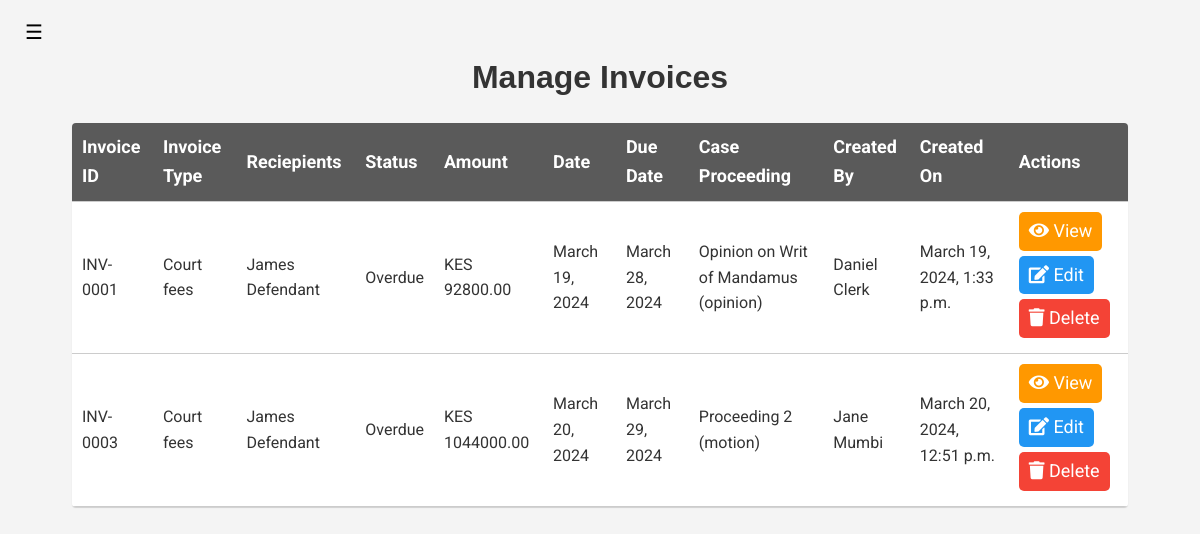
/manage-invoice (signed in), run on an earlier commit of the app's database.
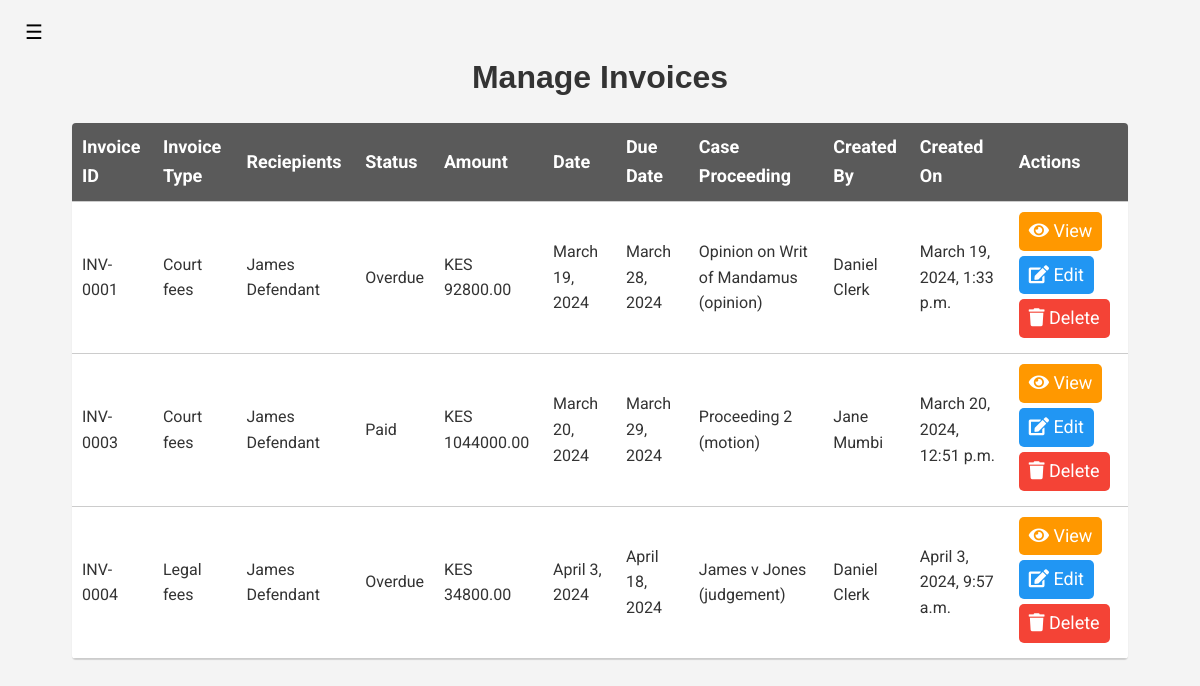
And on a later commit of the database.
### court_proceedings_management_application/models.py (models this page shows, shortened)
class Invoice(models.Model):
    INVOICE_TYPES = (
        ('court fees', 'Court Fees'),
        ('legal fees', 'Legal Fees'),
        ('filing fees', 'Filing Fees'),
        ('service fees', 'Service Fees'),
        ('miscellaneous', 'Miscellaneous'),
    )
    INVOICE_STATUS = (
        ('pending', 'Pending'),
        ('paid', 'Paid'),
        ('overdue', 'Overdue'),
        ('cancelled', 'Cancelled'),
    )
    invoice_id = models.CharField(max_length=30, unique=True)
    invoice_type = models.CharField(max_length=30, choices=INVOICE_TYPES, default='miscellaneous')
    invoice_status = models.CharField(max_length=30, choices=INVOICE_STATUS, default='pending')
    invoice_amount = models.IntegerField()
    participant = models.ForeignKey(User, on_delete=models.CASCADE, related_name='participant', default='')
    invoice_date = models.DateField(auto_now_add=True)
    invoice_due_date = models.DateField()
    case_proceeding = models.ForeignKey(CaseProceeding, on_delete=models.CASCADE)
    created_by = models.ForeignKey(User, on_delete=models.CASCADE)
    created_on = models.DateTimeField(auto_now_add=True, null=True)
    transaction = models.ForeignKey('Transaction', on_delete=models.CASCADE, related_name='invoice_payment', blank=True, null=True, default='')
    relieved_by = models.ForeignKey(Relief, on_delete=models.CASCADE, null=True, blank=True)
    def save(self, *args, **kwargs):
        if not self.invoice_id:
            last_invoice = Invoice.objects.all().order_by('invoice_id').last()
            if not last_invoice:
                self.invoice_id = 'INV-0001'
            else:
                self.invoice_id = 'INV-%04d' % (last_invoice.id + 1)
        return super().save(*args, **kwargs)

class User(AbstractUser, PermissionsMixin):
    ROLES = (
        ('admin', 'Admin'),
        ('clerk', 'Clerk'),
        ('judge', 'Judge'),
        ('participant', 'Participant'),
        ('lawyer', 'Lawyer'),
    )
    COUNTY_CHOICES = (
        ('Baringo', 'Baringo'),
        ('Bomet', 'Bomet'),
        ('Bungoma', 'Bungoma'),
        ('Busia', 'Busia'),
        ('Elgeyo Marakwet', 'Elgeyo Marakwet'),
        ('Embu', 'Embu'),
        ('Garissa', 'Garissa'),
        ('Homa Bay', 'Homa Bay'),
        ('Isiolo', 'Isiolo'),
        ('Kajiado', 'Kajiado'),
        ('Kakamega', 'Kakamega'),
        ('Kericho', 'Kericho'),
        ('Kiambu', 'Kiambu'),
        ('Kilifi', 'Kilifi'),
        ('Kirinyaga', 'Kirinyaga'),
        ('Kisii', 'Kisii'),
        ('Kisumu', 'Kisumu'),
        ('Kitui', 'Kitui'),
        ('Kwale', 'Kwale'),
        ('Laikipia', 'Laikipia'),
        ('Lamu', 'Lamu'),
        ('Machakos', 'Machakos'),
        ('Makueni', 'Makueni'),
        ('Mandera', 'Mandera'),
        ('Marsabit', 'Marsabit'),
        ('Meru', 'Meru'),
        ('Migori', 'Migori'),
        ('Mombasa', 'Mombasa'),
        ('Murang\'a', 'Murang\'a'),
        ('Nairobi', 'Nairobi'),
        ('Nakuru', 'Nakuru'),
        ('Nandi', 'Nandi'),
        ('Narok', 'Narok'),
        ('Nyamira', 'Nyamira'),
        ('Nyandarua', 'Nyandarua'),
        ('Nyeri', 'Nyeri'),
        ('Samburu', 'Samburu'),
        ('Siaya', 'Siaya'),
        ('Taita Taveta', 'Taita Taveta'),
        ('Tana River', 'Tana River'),
        ('Tharaka Nithi', 'Tharaka Nithi'),
    )
    TRIBE_CHOICES = (
        ('Kikuyu', 'Kikuyu'),
        ('Luhya', 'Luhya'),
        ('Luo', 'Luo'),
        ('Kalenjin', 'Kalenjin'),
        ('Kamba', 'Kamba'),
        ('Kisii', 'Kisii'),
        ('Mijikenda', 'Mijikenda'),
        ('Meru', 'Meru'),
        ('Turkana', 'Turkana'),
        ('Maasai', 'Maasai'),
        ('Embu', 'Embu'),
        ('Taita', 'Taita'),
        ('Giriama', 'Giriama'),
        ('Rendille', 'Rendille'),
        ('Borana', 'Borana'),
        ('Samburu', 'Samburu'),
        ('Pokomo', 'Pokomo'),
        ('Orma', 'Orma'),
        ('Elmolo', 'Elmolo'),
        ('Digo', 'Digo'),
        ('Swahili', 'Swahili'),
        ('Taveta', 'Taveta'),
        ('Kuria', 'Kuria'),
        ('Mbeere', 'Mbeere'),
        ('Tharaka', 'Tharaka'),
        ('Gusii', 'Gusii'),
        ('Ilchamus', 'Ilchamus'),
        ('Kalenjin', 'Kalenjin'),
        ('Kamba', 'Kamba'),
        ('Kikuyu', 'Kikuyu'),
        ('Kisii', 'Kisii'),
        ('Kuria', 'Kuria'),
        ('Luhya', 'Luhya'),
        ('Luo', 'Luo'),
        ('Maasai', 'Maasai'),
        ('Meru', 'Meru'),
        ('Mijikenda', 'Mijikenda'),
        ('Pokomo', 'Pokomo'),
        ('Rendille', 'Rendille'),
        ('Samburu', 'Samburu'),
        ('Somali', 'Somali'),
        ('Swahili', 'Swahili'),
        ('Taita', 'Taita'),
        ('Taveta', 'Taveta'),
        ('Tharaka', 'Tharaka'),
        ('Turkana', 'Turkana'),
        ('Gabra', 'Gabra'),
        ('Giriama', 'Giriama'),
    )
    GENDER_CHOICES = (
        ('male', 'Male'),
        ('female', 'Female'),
        ('prefer not to say', 'Prefer not to say'),
    )
    profile_image = models.ImageField(upload_to='profile_images/', null=True, blank=True, default='profile_images'
                                                                                                  '/default.png')
    user_id = models.CharField(max_length=30, unique=True)
    first_name = models.CharField(max_length=30)
    last_name = models.CharField(max_length=30, null=True, blank=True)
    username = models.CharField(max_length=30, unique=True)
    email = models.EmailField(unique=True)
    role = models.CharField(max_length=30, choices=ROLES, default='observer')
    national_id = models.IntegerField(unique=True)
    county_of_residence = models.CharField(max_length=30, choices=COUNTY_CHOICES, default='Nairobi')
    phone_number = models.CharField(max_length=15, blank=True)
    gender = models.CharField(max_length=30, choices=GENDER_CHOICES, default='prefer not to say')
    tribe = models.CharField(max_length=30, choices=TRIBE_CHOICES, default='Kikuyu')
    date_of_birth = models.DateField()
    address = models.CharField(max_length=255)
    password = models.CharField(max_length=30)
    is_active = models.BooleanField(default=True)
    is_staff = models.BooleanField(default=False)
    is_superuser = models.BooleanField(default=False)
    date_joined = models.DateTimeField(auto_now_add=True)
    created_by = models.ForeignKey('self', on_delete=models.SET_NULL, null=True, blank=True)
    is_approved = models.BooleanField(default=False)
    courts = models.ManyToManyField('Court', related_name='users', blank=True)
    @property
    def is_authenticated(self):
        return bool(self.username and self.password)
    def __str__(self):
        return f'{self.first_name} {self.last_name}'

class CaseProceeding(models.Model):
    DOCUMENT_TYPES = (
        ('application', 'Application'),
        ('evidence', 'Evidence'),
        ('order', 'Order'),
        ('report', 'Report'),
        ('motion', 'Motion'),
        ('judgement', 'Judgement'),
        ('opinion', 'Opinion'),
        ('agreement', 'Agreement'),
        ('statement', 'Statement'),
        ('notice', 'Notice'),
        ('affidavit', 'Affidavit'),
        ('brief', 'Brief'),
        ('complaint', 'Complaint'),
        ('memorandum', 'Memorandum'),
        ('declaration', 'Declaration'),
        ('deposition', 'Deposition'),
        ('pleading', 'Pleading'),
        ('petition', 'Petition'),
        ('reply', 'Reply'),
        ('warrant', 'Warrant'),
        ('will', 'Will'),
        ('subpoena', 'Subpoena'),
        ('transcript', 'Transcript'),
        ('verdict', 'Verdict'),
        ('appeal', 'Appeal'),
        ('sentence', 'Sentence'),
        ('ruling', 'Ruling'),
        ('decree', 'Decree'),
        ('directive', 'Directive'),
        ('mandate', 'Mandate'),
        ('injunction', 'Injunction'),
        ('citation', 'Citation'),
        ('summons', 'Summons'),
        ('writ', 'Writ')
    )
    CONFIDENTIALITY_LEVELS = (
        ('low', 'Low'),
        ('medium', 'Medium'),
        ('high', 'High'),
        ('critical', 'Critical'),
    )
    document_id = models.CharField(max_length=30, unique=True)
    document_name = models.CharField(max_length=255)
    document_type = models.CharField(max_length=30, choices=DOCUMENT_TYPES)
    filed_by = models.ForeignKey(User, on_delete=models.CASCADE)
    filed_as = models.CharField(max_length=255, choices=User.ROLES)
    filed_on = models.DateTimeField(auto_now_add=True)
    confidentiality = models.CharField(max_length=30, choices=CONFIDENTIALITY_LEVELS)
    case = models.ForeignKey(Case, on_delete=models.CASCADE)
    editors = models.ManyToManyField(User, related_name='editors', blank=True)
    content = RichTextUploadingField(null=True, blank=True, default='')
    reliefs = models.ManyToManyField(Relief, blank=True)
    def __str__(self):
        return f'{self.document_name} ({self.document_type})'

### court_proceedings_management_application/views.py (the view, shortened to what this page needs)
# urls.py: path('manage-invoice', views.ManageInvoiceView.as_view(), name='manage-invoice'),
class ManageInvoiceView(View):
    def __init__(self, *args, **kwargs):
        super().__init__(*args, **kwargs)
        self.invoice_service = InvoiceService()
        self.user_service = UserService()
        self.payment_service = PaymentService()
    def get(self, request):
        if not request.user.is_authenticated:
            return redirect('login')
        user = request.user
        user_info = self.user_service.get_user_info(user.username)
        if user_info.role == 'clerk':
            invoices = self.invoice_service.get_all_invoices()
        else:
            invoices = self.invoice_service.get_invoice_by_participant(user)
        payments = self.payment_service.get_all_payments()
        for invoice in invoices:
            if invoice.invoice_due_date < datetime.now().date() and invoice.invoice_status != 'paid':
                invoice.invoice_status = 'overdue'
                invoice.save()
            elif invoice.invoice_due_date > datetime.now().date() and invoice.invoice_status != 'paid':
                invoice.invoice_status = 'pending'
                invoice.save()
            else:
                invoice.invoice_status = 'paid'
                invoice.save()
        for invoice in invoices:
            invoice.invoice_amount = math.ceil(invoice.invoice_amount * 1.16)
            invoice.invoice_amount = float(invoice.invoice_amount)
            invoice.invoice_amount = "{:.2f}".format(invoice.invoice_amount)
        context = {
            'user_info': user_info,
            'invoices': invoices,
            'payments': payments
        }
        return render(request, 'manage-invoice.html', context)

### court_proceedings_management_application/interfaces/invoice_database.py (called while the page is built)
    def get_all_invoices(self):
        return Invoice.objects.all()

### court_proceedings_management_application/interfaces/invoice_service.py (called while the page is built)
    def get_all_invoices(self):
        return self.invoice_database.get_all_invoices()

### court_proceedings_management_application/interfaces/payment_database.py (called while the page is built)
    def get_all_payments(self):
        return Transaction.objects.all()

### court_proceedings_management_application/interfaces/payment_service.py (called while the page is built)
    def get_all_payments(self):
        return self.payment_database.get_all_payments()

### court_proceedings_management_application/interfaces/user_database.py (called while the page is built)
    def get_user_info(self, username):
        try:
            return get_object_or_404(User, username=username)
        except User.DoesNotExist:
            return UserDoesNotExist(f'User with username {username} does not exist')

### court_proceedings_management_application/interfaces/user_service.py (called while the page is built)
    def get_user_info(self, username):
        try:
            return self.user_database.get_user_info(username)
        except UserDoesNotExist as e:
            print(e)
            return None

### templates/manage-invoice.html (shortened to what this page needs)
{% extends 'sidebar.html' %}
{% load static %}
    {% block title %}
        Manage Invoices
    {% endblock %}
    {% block content %}
        <article aria-label="case-table">
            <div class="table-container">
                <table class="material-table">
                    <thead>
                    <tr>
                        <th>Invoice ID</th>
                        <th>Invoice Type</th>
                        <th>Reciepients</th>
                        <th>Status</th>
                        <th>Amount</th>
                        <th>Date</th>
                        <th>Due Date</th>
                        <th>Case Proceeding</th>
                        <th>Created By</th>
                        <th>Created On</th>
                        <th>Actions</th>
                    </tr>
                    </thead>
                    <tbody>
                    {% for invoice in invoices %}
                        <tr class="clickable-row" onclick="window.location='{% url 'view-invoice' invoice_id=invoice.id %}'">
                            <td>{{ invoice.invoice_id }}</td>
                            <td>{{ invoice.invoice_type | capfirst}}</td>
                            {% if invoice.participant %}
                                <td>{{invoice.participant}}</td>
                            {% else %}
                                <td> - </td>
                            {% endif %}
                            <td>{{ invoice.invoice_status | capfirst}}</td>
                            <td>KES {{ invoice.invoice_amount}}</td>
                            <td>{{ invoice.invoice_date }}</td>
                            <td>{{ invoice.invoice_due_date }}</td>
                            <td>{{ invoice.case_proceeding | capfirst}}</td>
                            <td>{{ invoice.created_by | capfirst}}</td>
                            <td>{{ invoice.created_on }}</td>
                            <td>
                                <a class="btn btn-warning btn-secondary-action"
                                   href="{% url 'view-invoice' invoice_id=invoice.id %}"
                                   onclick="event.stopPropagation();"><i
                                        class="fas fa-eye"></i> View</a>
                                {% if user_info.role == 'clerk' %}
                                    <a href="{% url 'edit-invoice' invoice_id=invoice.id %}" class="btn btn-info btn-secondary-action" onclick="event.stopPropagation()" ><i class="fas fa-edit"></i> Edit</a>
                                    <a href="{% url 'delete-invoice' invoice_id=invoice.id %}" class="btn btn-danger btn-secondary-action"
                                       onclick="event.stopPropagation(); confirmDeleteDialog(event, this.href)"> <i class="fas fa-trash"></i> Delete</a>
                                {% endif %}
                        </tr>
                    {% endfor %}
                    </tbody>
                </table>
            </div>
        </article>
    {% endblock %}

What changed in the data, as far as the page shows it:
changed Invoice "INV-0003": invoice_status "Overdue" → "Paid"
added Invoice: invoice_id "INV-0004", invoice_type "Legal fees", participant "James Defendant", invoice_status "Overdue", invoice_amount "34800.00", invoice_date "April 3, 2024", invoice_due_date "April 18, 2024", case_proceeding "James v Jones (judgement)", created_by "Daniel Clerk", created_on "April 3, 2024, 9:57 a.m."
